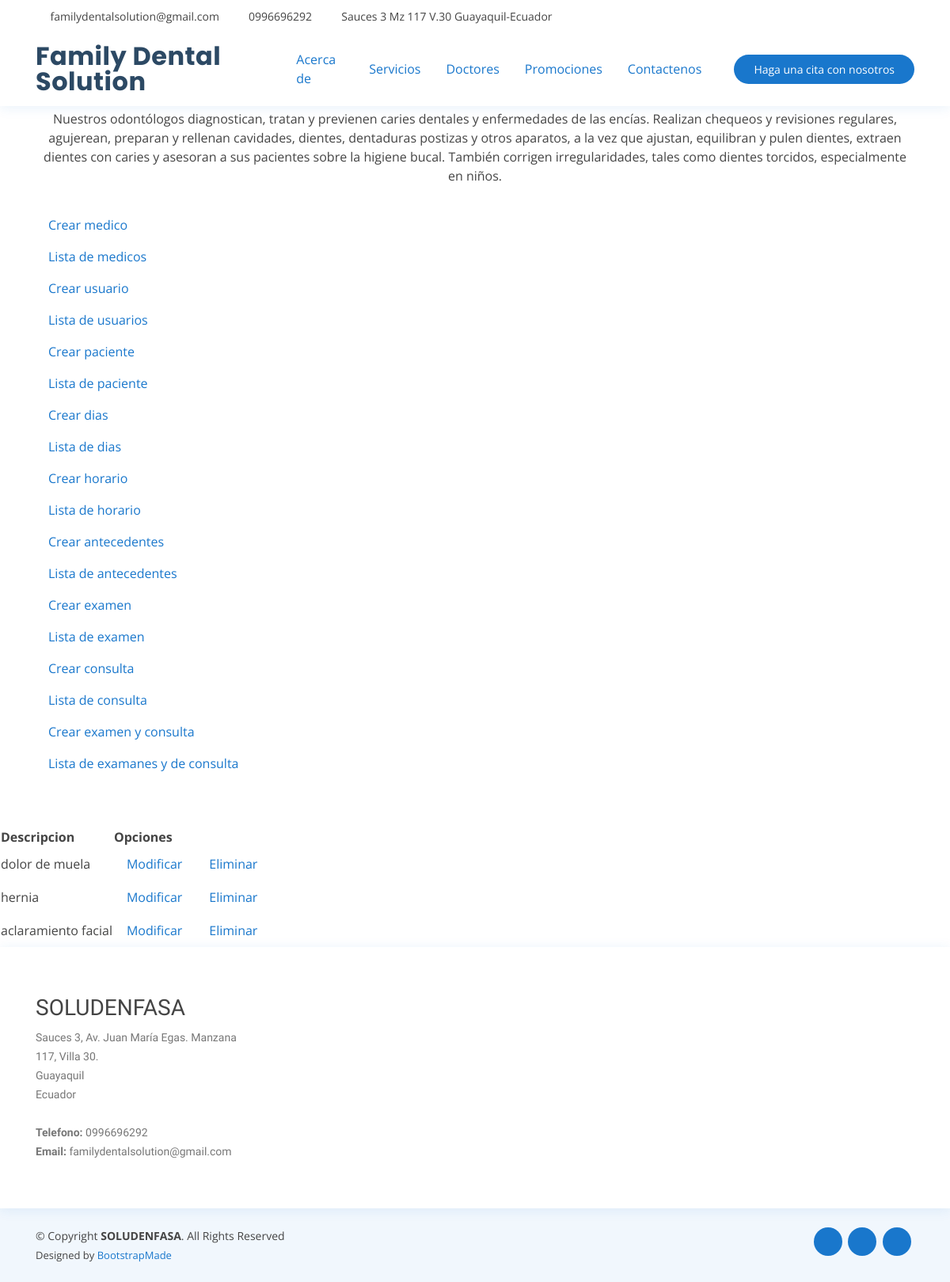
The app's page /medicos/antecedentes/, older data.
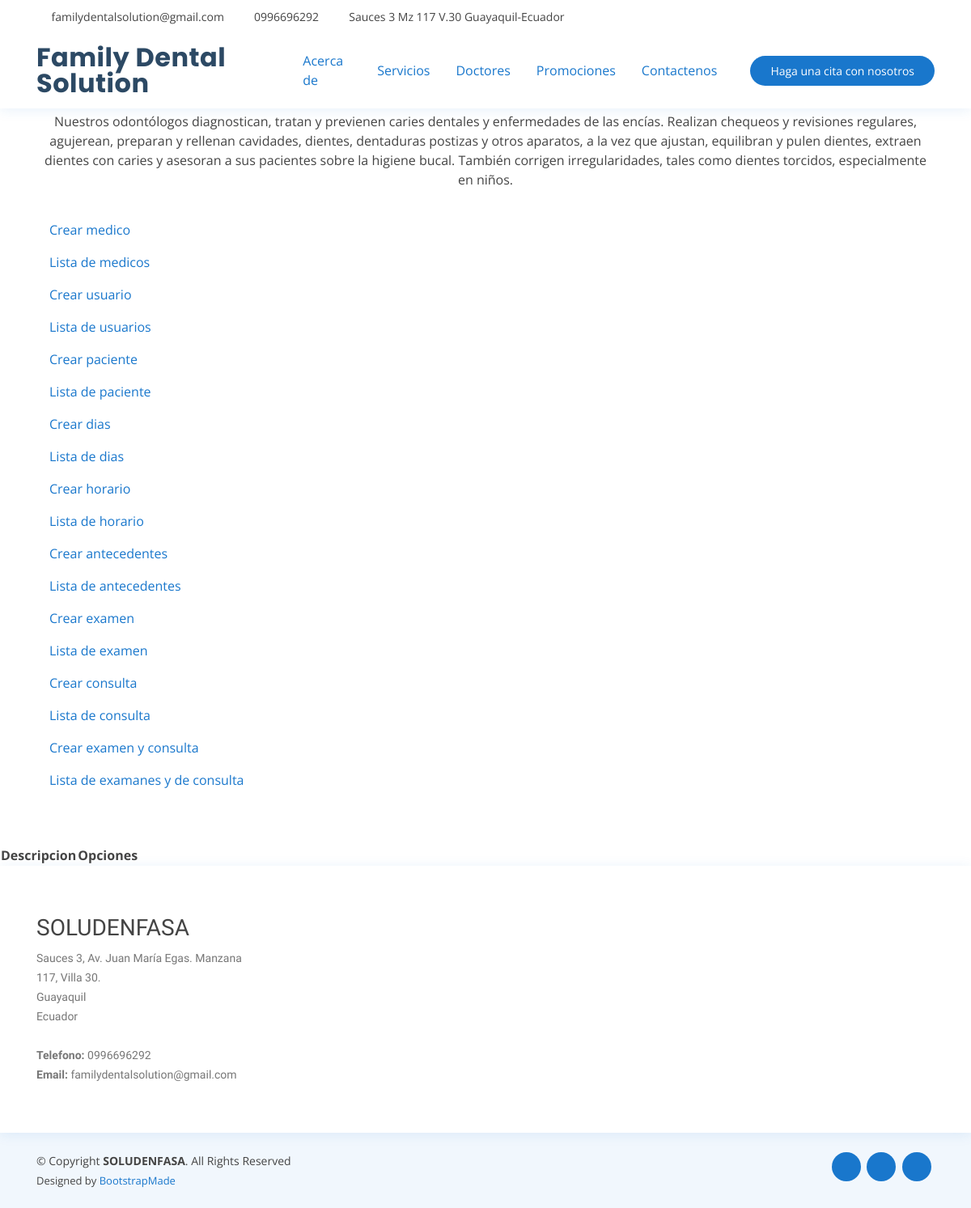
The same page, newer data.
### medicos/models.py (models this page shows, shortened)
class Antecedente(models.Model):
    descripcion = models.CharField(max_length=200)
    created = models.DateTimeField(auto_now_add=True)
    updated = models.DateTimeField(auto_now=True)
    class Meta:
        db_table = "tr_antecedente"
        verbose_name = "antecedente"
        verbose_name_plural = "antecedentes"

### medicos/views.py (the view)
# urls.py: path('antecedentes/', views.consultarantecedentes, name="antecedentes"),
def consultarantecedentes(request, plantilla="consultarantecedentes.html"):
    antecedente = Antecedente.objects.all()
    data = {
        'antecedente':antecedente
    }
    return render(request, plantilla, data)

### medicos/templates/consultarantecedentes.html
{% extends "crearantecedentes.html" %}
{% load static %}
{% block content %}
    <table>
        <tr>
            <th>Descripcion </th>
            <th>Opciones</th>
        </tr>
        {% for p in antecedente %}
        <tr>
            <td>{{ p.descripcion }}</td>
            <td><a class="nav-link" href="{% url 'modificarantecedentes' p.id %}">Modificar</a></td>
            <td><a class="nav-link" href="{% url 'eliminarantecedentes' p.id %}">Eliminar</a></td>
        </tr>
         {% endfor %}
    </table>
  {% endblock %}

Row changes from the older to the newer data that the page shows:
removed Antecedente: descripcion "dolor de muela"
removed Antecedente: descripcion "hernia"
removed Antecedente: descripcion "aclaramiento facial"
